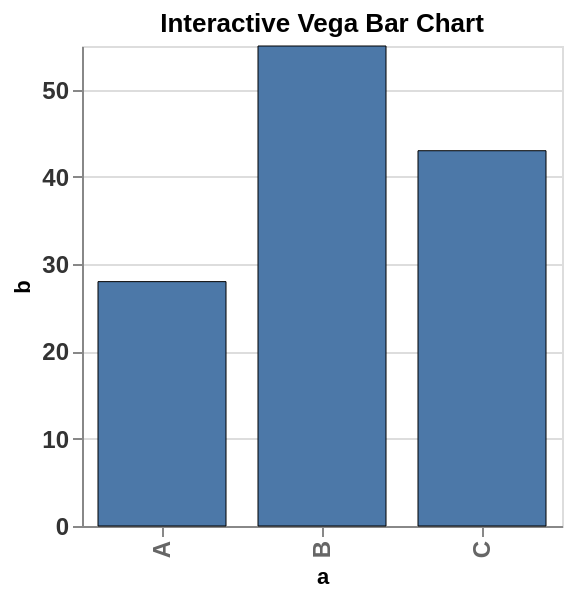

Vega-Lite specification stored for this chart:
### Vega-Lite specification from a JSON file in a GitHub repository (floating-point values rounded to 4 significant figures)
{"$schema": "https://vega.github.io/schema/vega-lite/v3.json", "title": "Interactive Vega Bar Chart", "description": "bar chart with highlighting on hover and multi-bar selection on click", "width": 240, "height": 240, "data": {"values": [{"a": "A", "b": 28}, {"a": "B", "b": 55}, {"a": "C", "b": 43}]}, "selection": {"highlight": {"type": "single", "empty": "none", "on": "mouseover"}, "select": {"type": "multi"}, "barSelection": {"fields": ["a"], "on": "click", "type": "multi"}}, "mark": {"type": "bar", "fill": "#4C78A8", "stroke": "black", "cursor": "pointer"}, "encoding": {"x": {"field": "a", "type": "ordinal"}, "y": {"field": "b", "type": "quantitative"}, "fillOpacity": {"condition": {"selection": "select", "value": 1}, "value": 0.8}, "strokeWidth": {"condition": {"selection": "highlight", "value": 1}, "value": 0.5}}, "config": {"scale": {"bandPaddingInner": 0.2}, "axis": {"labelColor": "#333", "labelFontSize": 12, "labelFontWeight": "bold"}, "axisBottom": {"labelColor": "#666"}}}
